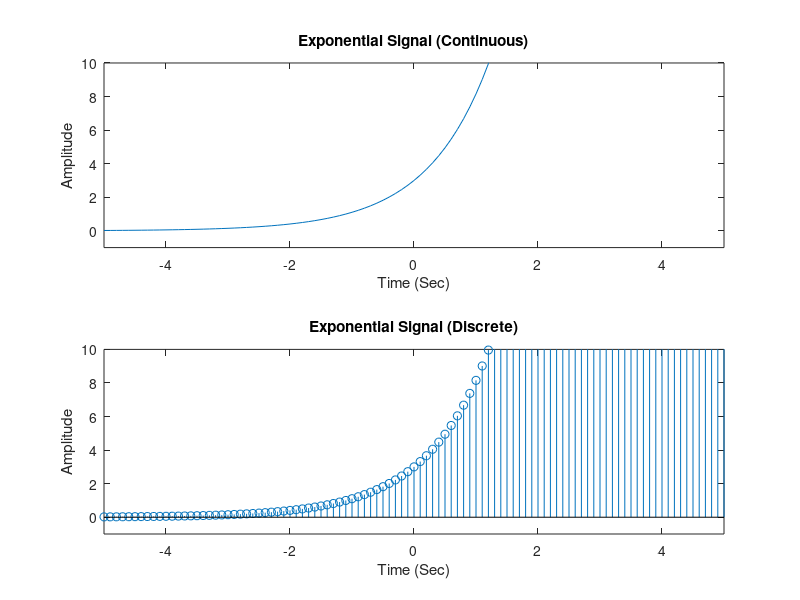

Write MATLAB code to recreate this figure.
%exponential function

b = 1;
a = 3;
t = -5 : 0.1 : 5;
x = a * exp(b * t);

subplot(211)
plot(t, x)
title('Exponential Signal (Continuous)');
xlabel('Time (Sec)');
ylabel('Amplitude');
axis([-5 5 -1 10])

subplot(212)
stem(t, x)
title('Exponential Signal (Discrete)');
xlabel('Time (Sec)');
ylabel('Amplitude');
axis([-5 5 -1 10])
